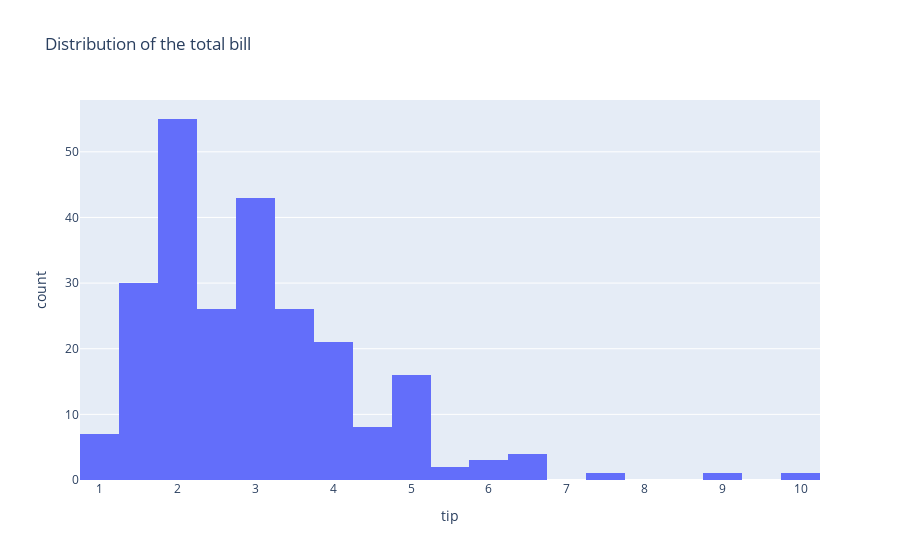
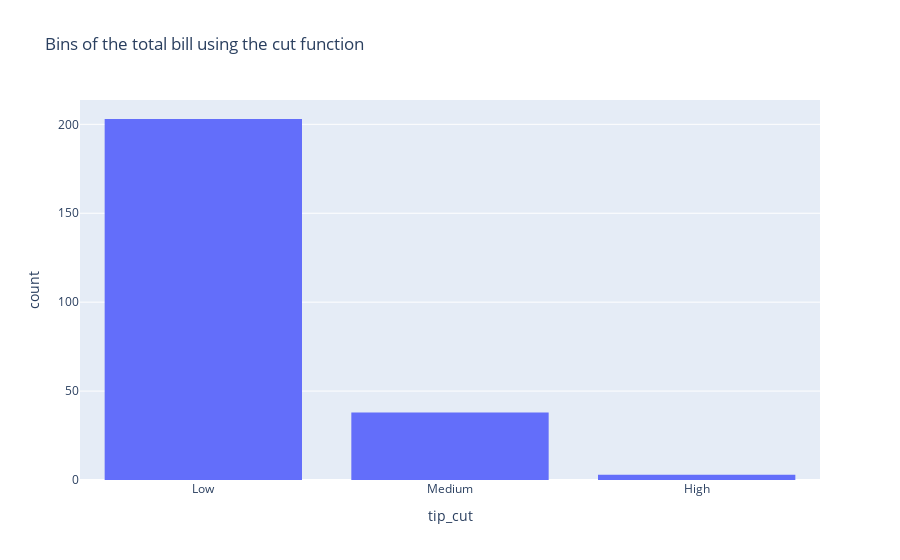
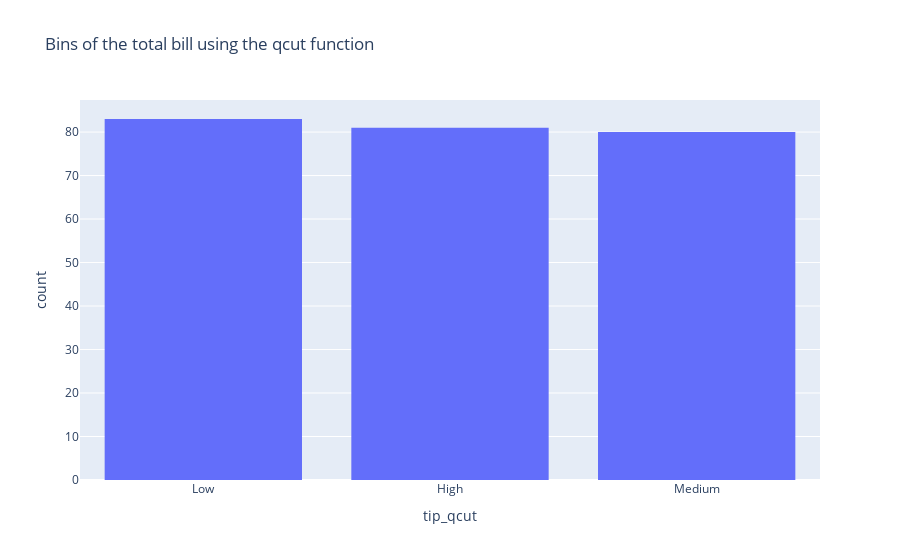

These figures' notebook cell, in order:
### Markdown cell above
### Assignment 2.4a

This part of the assignment aims to let you think about different ways of binning data points.
To answer this question, we must first take a number of steps to have the correct information available:

**Step 1)** Quantize the `tip` column into three groups (`Low`, `Medium`, `High`) using **both** the pandas function `.cut` and `.qcut`. Make sure you use `retbins=True` to return the bins in both the `.cut` and `.qcut` functions. We recommend printing the bins for both `.cut` and `.qcut` functions using the `print` function for sanity checking.

**Step 2)** Make a plot for the `tip` column in the dataset (i.e., the one without quantization) based on the function `px.histogram` from Plotly Express. You need to give the plot a meaningful title.

**Step 3)** Make another two histogram plots for the **quantized variant** of the `tip` column: one from the `.cut` function, and another one from the `.qcut` function. You need to give each plot a meaningful title.

In total, you should have **two printed messages** and create **three plots** for this part of the assignment. Your plots should look like the followings:

<img src="distribution1.png">
<img src="distribution2.png">
<img src="distribution3.png">

**Question)** Now compare the two printed messages and three plots, answer the following questions. Explain in total no more than 100 words.
- What do you notice about how the distribution of the quantized data differs from the original data? Discuss this for both the `.cut` and `.qcut` functions.
- Why may we want to quantize data in different ways?

### Code cell
tips_df = pd.read_csv('https://raw.githubusercontent.com/pandas-dev/pandas/main/pandas/tests/io/data/csv/tips.csv')

tips_df['tip_cut'], cut_bins = pd.cut(tips_df['tip'], bins=3, labels=["Low", "Medium", "High"], retbins=True)
print("Bins from pd.cut:", cut_bins)

tips_df['tip_qcut'], qcut_bins = pd.qcut(tips_df['tip'], q=3, labels=["Low", "Medium", "High"], retbins=True)
print("Bins from pd.qcut:", qcut_bins)

fig1 = px.histogram(tips_df, x='tip', title='Distribution of the total bill')
fig1.show()

fig2 = px.histogram(tips_df, x='tip_cut', title='Bins of the total bill using the cut function')
fig2.show()

fig3 = px.histogram(tips_df, x='tip_qcut', title='Bins of the total bill using the qcut function')
fig3.show()

### Figure 1 — Plotly figure (JSON) as saved in the notebook; plotly's stock layout.template omitted (floating-point values rounded to 4 significant figures; data arrays with more than 128 entries replaced by an {"elided": "..."} marker saying what was removed)
{"data": [{"bingroup": "x", "hovertemplate": "tip=%{x}<br>count=%{y}<extra></extra>", "legendgroup": "", "marker": {"color": "#636efa", "pattern": {"shape": ""}}, "name": "", "orientation": "v", "showlegend": false, "type": "histogram", "x": {"elided": "244 float values"}, "xaxis": "x", "yaxis": "y"}], "layout": {"barmode": "relative", "legend": {"tracegroupgap": 0}, "title": {"text": "Distribution of the total bill"}, "xaxis": {"anchor": "y", "domain": [0, 1], "title": {"text": "tip"}}, "yaxis": {"anchor": "x", "domain": [0, 1], "title": {"text": "count"}}}}

### Figure 2 — Plotly figure (JSON) as saved in the notebook; plotly's stock layout.template omitted (floating-point values rounded to 4 significant figures; data arrays with more than 128 entries replaced by an {"elided": "..."} marker saying what was removed)
{"data": [{"bingroup": "x", "hovertemplate": "tip_cut=%{x}<br>count=%{y}<extra></extra>", "legendgroup": "", "marker": {"color": "#636efa", "pattern": {"shape": ""}}, "name": "", "orientation": "v", "showlegend": false, "type": "histogram", "x": {"elided": "244 str values"}, "xaxis": "x", "yaxis": "y"}], "layout": {"barmode": "relative", "legend": {"tracegroupgap": 0}, "title": {"text": "Bins of the total bill using the cut function"}, "xaxis": {"anchor": "y", "domain": [0, 1], "title": {"text": "tip_cut"}}, "yaxis": {"anchor": "x", "domain": [0, 1], "title": {"text": "count"}}}}

### Figure 3 — Plotly figure (JSON) as saved in the notebook; plotly's stock layout.template omitted (floating-point values rounded to 4 significant figures; data arrays with more than 128 entries replaced by an {"elided": "..."} marker saying what was removed)
{"data": [{"bingroup": "x", "hovertemplate": "tip_qcut=%{x}<br>count=%{y}<extra></extra>", "legendgroup": "", "marker": {"color": "#636efa", "pattern": {"shape": ""}}, "name": "", "orientation": "v", "showlegend": false, "type": "histogram", "x": {"elided": "244 str values"}, "xaxis": "x", "yaxis": "y"}], "layout": {"barmode": "relative", "legend": {"tracegroupgap": 0}, "title": {"text": "Bins of the total bill using the qcut function"}, "xaxis": {"anchor": "y", "domain": [0, 1], "title": {"text": "tip_qcut"}}, "yaxis": {"anchor": "x", "domain": [0, 1], "title": {"text": "count"}}}}
